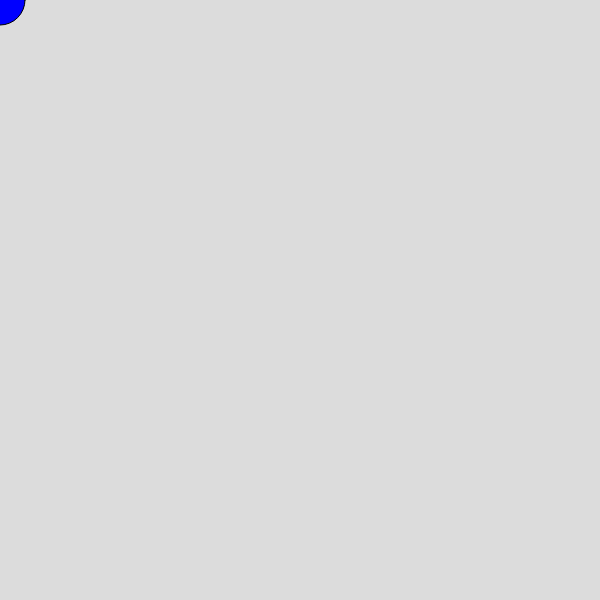
Frame 1 (no input)
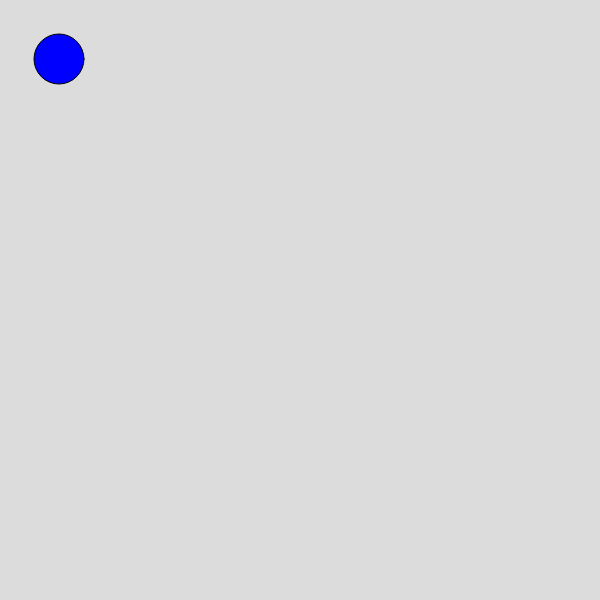
Frame 60 (no input)
Frame 120 (the mouse pressed at the canvas centre since frame 60): identical to frame 60, image omitted

The p5.js sketch that drew these frames (run headless with seeded random() and noise() and a simulated clock; from frame 60 on, the mouse is pressed at the canvas centre):

// p5.js sketch
// ── sketch.js
//CREATING VARIABLES - Global Scope outside of the function, can be used anywhere in the code
let x = 0; //x position of the circle
let y = 0; //y position of the circle

function setup() {
  createCanvas(600, 600);
  /* LOCAL SCOPE -- inside the function
  let x = 600;
  let y = 0; */
}

function draw() {
  //blue circle
  background(220);
  fill(0, 0, 255);
  circle (x, y, 50);
  x++; //same as x = x + 1 OR x += 1 //x position of the circle increases by 1, moves the circle diagonally down and to the right
  y++; //same as y = y + 1 OR y += 1 //y position of the circle increases by 1, moves the circle diagonally down and to the right

  //USING MATHEMATIC OPERATIONS 
  //x = x + 1;
  //y = y + 1;

  //MULTIPLICATION AND DIVISION
  // y = y * 2; 
  // y = y / 2;

  //BUILT-IN VARIABLES
  //line(pmouseX, pmouseY, mouseX, mouseY); allows you to draw a line w the mouse
}
//make the background reset when you click the mouse
/*function mousePressed() {
  background(220);
} */
function mousePressed() {
  y = 0;
  x = 0;
}
/* function keyPressed() {
  y = 600;
} */
